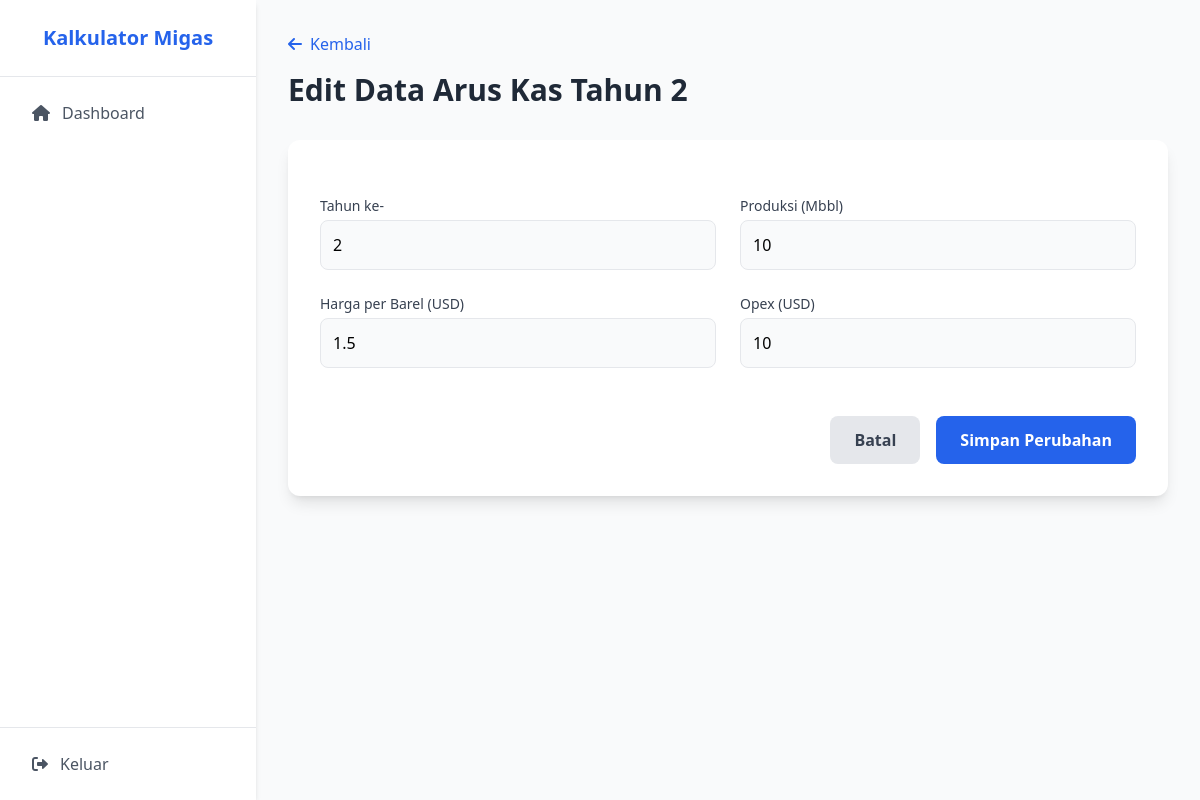
Page /edit-cashflow.php?id=12 (signed in) on the committed database.
### tables this page shows
CREATE TABLE `cashflows` (
  `id` bigint UNSIGNED NOT NULL,
  `year` int NOT NULL,
  `production` int DEFAULT NULL,
  `income` int NOT NULL,
  `opex` int NOT NULL,
  `taxable_income` int NOT NULL,
  `net_cashflow` int NOT NULL,
  `project_id` bigint UNSIGNED NOT NULL,
  `created_at` timestamp NOT NULL,
  `updated_at` timestamp NOT NULL
);

### edit-cashflow.php (the view, shortened to what this page needs)
<?php
$user_id = $_SESSION['user_id'];
require_once "config.php";
$cashflow_id = isset($_GET['id']) ? trim($_GET['id']) : null;
$project_id = $year = $production = $price_per_barrel = $opex = "";
$validation_errors = [];
if ($_SERVER["REQUEST_METHOD"] == "POST") {
    $project_id = trim($_POST['project_id']);
    $year = trim($_POST['year']);
    $production = trim($_POST['production']);
    $price_per_barrel = trim($_POST['price_per_barrel']);
    $opex = trim($_POST['opex']);
    $sql_project = "SELECT tax, depreciation FROM projects WHERE id = ? AND user_id = ?";
    if ($stmt_project = $mysqli->prepare($sql_project)) {
        $stmt_project->bind_param("ii", $project_id, $user_id);
        $stmt_project->execute();
        $result = $stmt_project->get_result();
        $project_details = $result->fetch_assoc();
        $stmt_project->close();
    }
    if (empty($validation_errors) && $project_details) {
        $tax_percentage = $project_details['tax'];
        $depreciation_usd = $project_details['depreciation'];
        $income = $production * $price_per_barrel;
        $taxable_income = $income - $opex - $depreciation_usd;
        $tax_amount = ($taxable_income > 0) ? $taxable_income * ($tax_percentage / 100) : 0;
        $net_cashflow = $income - $opex - $tax_amount;
        $sql_update = "UPDATE cashflows SET year=?, production=?, income=?, opex=?, taxable_income=?, net_cashflow=?, updated_at=NOW() WHERE id=?";
        if ($stmt_update = $mysqli->prepare($sql_update)) {
            $stmt_update->bind_param("ididddi", $year, $production, $income, $opex, $taxable_income, $net_cashflow, $cashflow_id);
            if ($stmt_update->execute()) {
                header("location: project-details.php?id=" . $project_id);
                exit();
            } else {
                $error_message = "Gagal memperbarui data.";
            }
            $stmt_update->close();
        }
    }
} else {
    $sql_fetch = "SELECT * FROM cashflows WHERE id = ?";
    if ($stmt_fetch = $mysqli->prepare($sql_fetch)) {
        $stmt_fetch->bind_param("i", $cashflow_id);
        if ($stmt_fetch->execute()) {
            $result = $stmt_fetch->get_result();
            if ($result->num_rows == 1) {
                $cashflow = $result->fetch_assoc();
                $project_id = $cashflow['project_id'];
                $year = $cashflow['year'];
                $production = $cashflow['production'];
                $opex = $cashflow['opex'];
                $price_per_barrel = ($production > 0) ? ($cashflow['income'] / $production) : 0;
            } else {
                header("location: home.php");
                exit;
            }
        }
    }
}
?>
<!DOCTYPE html>
<html lang="id">
<head>
    <script src="https://cdn.tailwindcss.com"></script>
    <link rel="stylesheet" href="https://cdnjs.cloudflare.com/ajax/libs/font-awesome/6.0.0-beta3/css/all.min.css">
</head>
<body class="bg-gray-50">
    <div class="flex h-screen">
        <aside class="w-64 bg-white shadow-md flex flex-col">
            <div class="p-6 text-center border-b">
                <h2 class="text-xl font-bold text-blue-600">Kalkulator Migas</h2>
            </div>
            <nav class="flex-1 p-4 space-y-2"><a href="home.php" class="flex items-center px-4 py-2 text-gray-600 hover:bg-gray-100 rounded-lg"><i class="fas fa-home mr-3"></i> Dashboard</a></nav>
            <div class="p-4 border-t"><a href="logout.php" class="flex items-center px-4 py-2 text-gray-600 hover:bg-gray-100 rounded-lg"><i class="fas fa-sign-out-alt mr-3"></i> Keluar</a></div>
        </aside>
        <main class="flex-1 p-8 overflow-y-auto">
            <header class="mb-8">
                <a href="project-details.php?id=<?php echo htmlspecialchars($project_id); ?>" class="text-blue-600 hover:text-blue-800 mb-4 inline-block"><i class="fas fa-arrow-left mr-2"></i>Kembali</a>
                <h1 class="text-3xl font-bold text-gray-800">Edit Data Arus Kas Tahun <?php echo htmlspecialchars($year); ?></h1>
            </header>
            <div class="max-w-4xl mx-auto bg-white p-8 rounded-xl shadow-lg">
                <form action="<?php echo htmlspecialchars($_SERVER['PHP_SELF']) . '?id=' . $cashflow_id; ?>" method="POST" class="space-y-6">
                    <div class="grid grid-cols-1 md:grid-cols-2 gap-6">
                        <div>
                            <label for="year" class="block text-sm font-medium text-gray-700">Tahun ke-</label>
                            <input type="number" name="year" class="mt-1 w-full p-3 bg-gray-50 border rounded-lg" value="<?php echo htmlspecialchars($year); ?>">
                        </div>
                        <div>
                            <label for="production" class="block text-sm font-medium text-gray-700">Produksi (Mbbl)</label>
                            <input type="number" name="production" class="mt-1 w-full p-3 bg-gray-50 border rounded-lg" value="<?php echo htmlspecialchars($production); ?>">
                        </div>
                        <div>
                            <label for="price_per_barrel" class="block text-sm font-medium text-gray-700">Harga per Barel (USD)</label>
                            <input type="number" step="any" name="price_per_barrel" class="mt-1 w-full p-3 bg-gray-50 border rounded-lg" value="<?php echo htmlspecialchars($price_per_barrel); ?>">
                        </div>
                        <div>
                            <label for="opex" class="block text-sm font-medium text-gray-700">Opex (USD)</label>
                            <input type="number" name="opex" class="mt-1 w-full p-3 bg-gray-50 border rounded-lg" value="<?php echo htmlspecialchars($opex); ?>">
                        </div>
                    </div>
                    <div class="flex justify-end pt-6">
                        <a href="project-details.php?id=<?php echo htmlspecialchars($project_id); ?>" class="bg-gray-200 text-gray-700 font-bold py-3 px-6 rounded-lg mr-4">Batal</a>
                        <button type="submit" class="bg-blue-600 text-white font-bold py-3 px-6 rounded-lg">Simpan Perubahan</button>
                    </div>
                </form>
            </div>
        </main>
    </div>
</body>
</html>

### rows in the picture
cashflows: year "2", production "10", price_per_barrel "1.5", opex "10"
